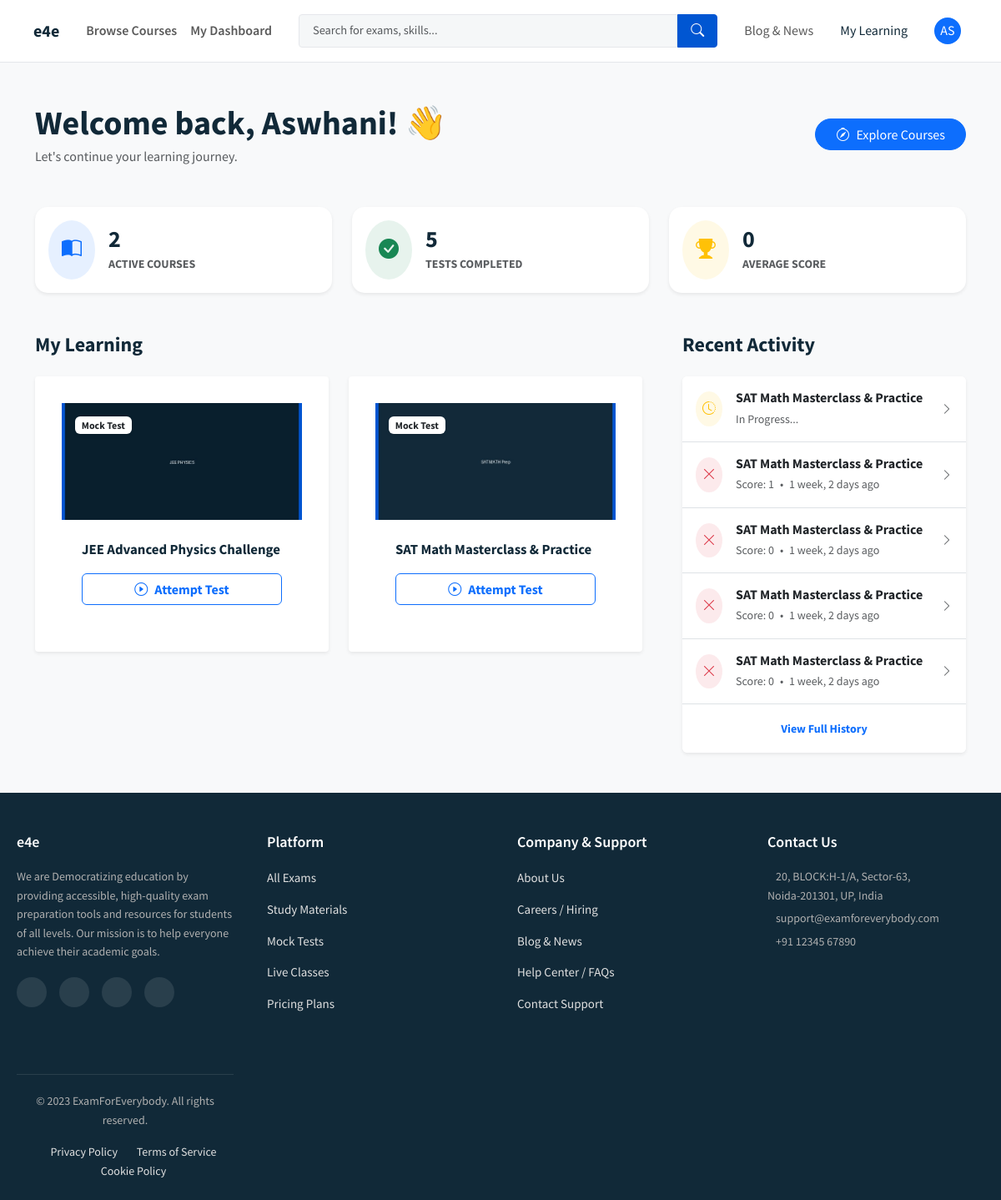
Page / (signed in) on the earlier database version.
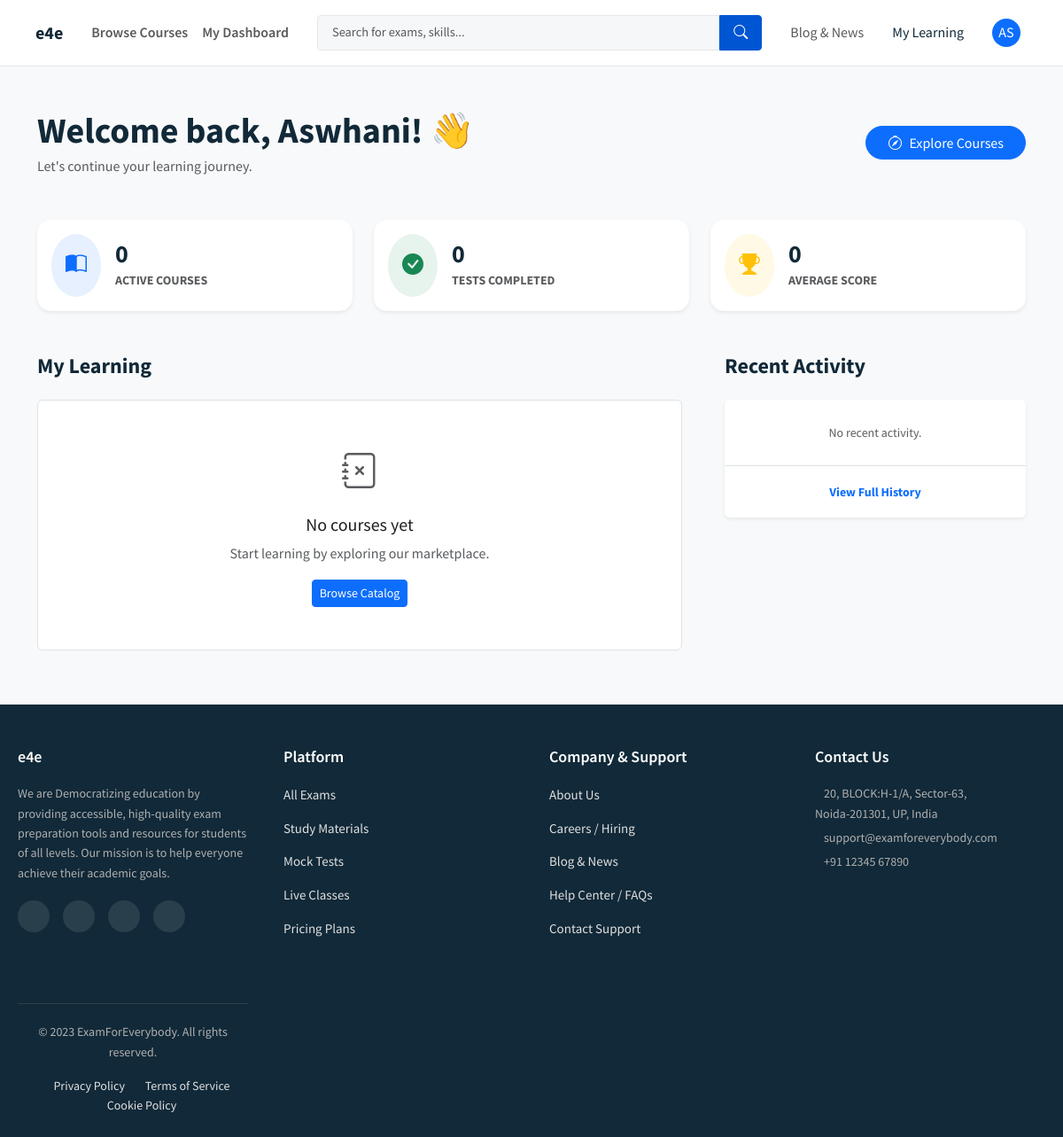
Same page on the later database version.
### enrollments/models.py (models this page shows, shortened)
class UserEnrollment(TimeStampedModel):
    user = models.ForeignKey(settings.AUTH_USER_MODEL, on_delete=models.CASCADE, related_name='enrollments')
    item = models.ForeignKey(MarketplaceItem, on_delete=models.CASCADE, related_name='enrollments')
    source_order = models.ForeignKey(Order, on_delete=models.SET_NULL, null=True, blank=True)
    is_active = models.BooleanField(default=True)
    class Meta:
        unique_together = ('user', 'item')

### marketplace/models.py (models this page shows, shortened)
class MarketplaceItem(TimeStampedModel):
    class ItemType(models.TextChoices):
        MOCK_TEST = 'MOCK_TEST', _('Mock Test')
        WORKSHOP = 'WORKSHOP', _('Workshop')
        VIDEO_COURSE = 'VIDEO_COURSE', _('Video Course')
        NOTE = 'NOTE', _('Note')
    title = models.CharField(_("Title"), max_length=255)
    description = models.TextField(_("Description"), blank=True)
    slug = models.SlugField(unique=True, max_length=255, help_text=_("URL friendly name"))
    item_type = models.CharField(max_length=20, choices=ItemType.choices)
    price = models.DecimalField(max_digits=10, decimal_places=2, default=0.00)
    thumbnail_image = models.ImageField(upload_to='thumbnails/items/', blank=True, null=True)
    categories = models.ManyToManyField(Category, related_name='items', blank=True)
    is_active = models.BooleanField(default=False, help_text=_("Is this item listed for sale?"))

### mocktests/models.py (models this page shows, shortened)
class UserTestAttempt(TimeStampedModel):
    class Status(models.TextChoices):
        IN_PROGRESS = 'IN_PROGRESS', _('In Progress')
        SUBMITTED = 'SUBMITTED', _('Submitted')
    user = models.ForeignKey(settings.AUTH_USER_MODEL, on_delete=models.CASCADE, related_name='test_attempts')
    test = models.ForeignKey(MockTestAttributes, on_delete=models.CASCADE, related_name='attempts')
    status = models.CharField(max_length=20, choices=Status.choices, default=Status.IN_PROGRESS)
    score = models.DecimalField(max_digits=6, decimal_places=2, null=True, blank=True)
    is_passed = models.BooleanField(default=False)
    started_at = models.DateTimeField(auto_now_add=True)
    completed_at = models.DateTimeField(null=True, blank=True)

class MockTestAttributes(TimeStampedModel):
    EXAM_TYPES=[
        ('GENERAL', 'General Mock Test'),
        ('SAT', 'Digital SAT (Adaptive)'),
        ('IELTS', 'IELTS Academic/General'),
        ('JEE_MAINS', 'JEE Mains'),
        ('JEE_ADVANCED', 'JEE Advanced'),
    ]
    exam_type = models.CharField(max_length=20, choices=EXAM_TYPES, default='GENERAL')
    item = models.OneToOneField(MarketplaceItem, on_delete=models.CASCADE, primary_key=True, related_name='mock_test_details')
    level = models.CharField(max_length=50, choices=[('BEGINNER', 'Beginner'), ('INTERMEDIATE', 'Intermediate'), ('ADVANCED', 'Advanced')], default='BEGINNER')
    duration_minutes = models.PositiveIntegerField(help_text=_("Total time allowed in minutes"))
    pass_percentage = models.PositiveIntegerField(default=50, help_text=_("Minimum % to pass"))
    has_negative_marking = models.BooleanField(default=False)
    negative_marking_percentage = models.DecimalField(max_digits=5, decimal_places=2, default=0.00, help_text=_("e.g. 0.25 for 25% deduction"))
    instructions = models.TextField(
        _("Instructions"),
        blank=True,
        help_text=_("Specific rules for this exam (e.g., Marking scheme, allowed items)."),
        default="""<ol>
        <li>Total duration of this examination is defined in the timer.</li>
        <li>The clock will be set at the server. The countdown timer in the top right corner of screen will display the remaining time available for you to complete the examination.</li>
        <li>The question palette displayed on the right side of screen will show the status of each question.</li>
        <li>You can mark a question for review to revisit it later.</li>
        <li><strong>Marking Scheme:</strong> Correct Answer: +1, Incorrect Answer: 0.</li>
        </ol>"""
            )
    ranking_weight = models.DecimalField(max_digits=4, decimal_places=2, default=1.0, help_text=_("Multiplier for the global ranking (e.g., 1.5 for final exams)"))

### core/views.py (the view)
# urls.py: path('', views.home, name='home'),            # Smart Switch
def home(request):
    if request.user.is_authenticated:
        return dashboard_view(request)
    else:
        return explore(request)

### core/context_processors.py (called while the page is built)
def global_categories(request):
    return {
        'PAYMENTS_ACTIVE': settings.PAYMENTS_ACTIVE,
        'navbar_categories': Category.objects.filter(parent_category__isnull=True).prefetch_related('children')
    }

### core/views.py (called while the page is built)
@login_required
def dashboard_view(request):
    user = request.user
    my_enrollments = UserEnrollment.objects.filter(
        user=user, is_active=True
    ).select_related('item').order_by('-created')[:6]
    recent_attempts = UserTestAttempt.objects.filter(
        user=user
    ).select_related('test__item').order_by('-modified')[:5]
    stats = {
        'enrolled_count': my_enrollments.count(),
        'tests_taken': UserTestAttempt.objects.filter(user=user, status='SUBMITTED').count(),
        'avg_score': UserTestAttempt.objects.filter(user=user, status='SUBMITTED').aggregate(Avg('score'))['score__avg'] or 0
    }
    context = {
        'enrollments': my_enrollments,
        'recent_attempts': recent_attempts,
        'stats': stats,
    }
    return render(request, 'core/dashboard.html', context)

### templates/core/dashboard.html (shortened to what the changed rows need)
{% extends 'base.html' %}
{% load static %}
{% block content %}
<div class="bg-light py-5" style="min-height: 90vh;">
    <div class="container">
        <div class="d-flex justify-content-between align-items-center mb-5">
    <div>
        <h1 class="fw-bold mb-1">Welcome back, {{ user.first_name|default:"Student" }}! 👋</h1>
    </div>
</div>
        <div class="row g-4 mb-5">
            <div class="col-md-4">
                <div class="card border-0 shadow-sm h-100 p-3" style="border-radius: 15px;">
                    <div class="d-flex align-items-center">
                        <div>
                            <h3 class="fw-bold mb-0">{{ stats.enrolled_count }}</h3>
                            <small class="text-muted text-uppercase fw-bold">Active Courses</small>
                        </div>
                    </div>
                </div>
            </div>
            <div class="col-md-4">
                <div class="card border-0 shadow-sm h-100 p-3" style="border-radius: 15px;">
                    <div class="d-flex align-items-center">
                        <div>
                            <h3 class="fw-bold mb-0">{{ stats.tests_taken }}</h3>
                            <small class="text-muted text-uppercase fw-bold">Tests Completed</small>
                        </div>
                    </div>
                </div>
            </div>
        </div>
        <div class="row g-5">
            <div class="col-lg-8">
                <div class="row g-4">
                    {% for enrollment in enrollments %}
                    <div class="col-md-6">
                        <div class="card h-100 border-0 shadow-sm hero-card-floating overflow-hidden">
                            <div class="position-relative" style="height: 140px; overflow: hidden;">
                                {% if enrollment.item.thumbnail_image %}
                                    <img src="{{ enrollment.item.thumbnail_image.url }}" class="w-100 h-100 object-fit-cover">
                                {% else %}
                                    <div class="bg-secondary w-100 h-100 d-flex align-items-center justify-content-center text-white">
                                        <i class="bi bi-image fs-1"></i>
                                    </div>
                                {% endif %}
                                <span class="badge bg-white text-dark position-absolute top-0 start-0 m-3 shadow-sm">
                                    {{ enrollment.item.get_item_type_display }}
                                </span>
                            </div>
                            <div class="card-body d-flex flex-column p-4">
                                <h5 class="card-title fw-bold mb-3 text-truncate">{{ enrollment.item.title }}</h5>
                                <div class="mt-auto">
                                    {% if enrollment.item.item_type == 'MOCK_TEST' %}
                                        <a href="{% url 'start_test' enrollment.item.slug %}" class="btn btn-outline-primary w-100 fw-bold">
                                            <i class="bi bi-play-circle me-2"></i>Attempt Test
                                        </a>
                                    {% else %}
                                        <a href="#" class="btn btn-outline-dark w-100 fw-bold">
                                            <i class="bi bi-journal-text me-2"></i>Resume
                                        </a>
                                    {% endif %}
                                </div>
                            </div>
                        </div>
                    </div>
                    {% empty %}
                    <div class="col-12">
                        <div class="text-center py-5 bg-white rounded border border-dashed">
                            <div class="mb-3 text-muted fs-1"><i class="bi bi-journal-x"></i></div>
                            <h5>No courses yet</h5>
                            <p class="text-muted">Start learning by exploring our marketplace.</p>
                            <a href="#" class="btn btn-primary btn-sm">Browse Catalog</a>
                        </div>
                    </div>
                    {% endfor %}
                </div>
            </div>
            <div class="col-lg-4">
                <div class="card border-0 shadow-sm p-0 overflow-hidden">
                    <div class="list-group list-group-flush">
                        {% for attempt in recent_attempts %}
                        <a href="{% url 'test_result' attempt.id %}" class="list-group-item list-group-item-action p-3 d-flex align-items-center">
                            <div class="me-3">
                                {% if attempt.status == 'IN_PROGRESS' %}
                                    <div class="bg-warning bg-opacity-10 text-warning rounded-circle p-2">
                                        <i class="bi bi-clock-history"></i>
                                    </div>
                                {% elif attempt.is_passed %}
                                    <div class="bg-success bg-opacity-10 text-success rounded-circle p-2">
                                        <i class="bi bi-trophy-fill"></i>
                                    </div>
                                {% else %}
                                    <div class="bg-danger bg-opacity-10 text-danger rounded-circle p-2">
                                        <i class="bi bi-x-lg"></i>
                                    </div>
                                {% endif %}
                            </div>
                            <div class="flex-grow-1" style="min-width: 0;">
                                <h6 class="mb-1 text-truncate fw-bold">{{ attempt.test.item.title }}</h6>
                                <small class="text-muted d-block">
                                    {% if attempt.status == 'IN_PROGRESS' %}
                                        In Progress...
                                    {% else %}
                                        Score: {{ attempt.score|floatformat:0 }}
                                        <span class="mx-1">•</span>
                                        {{ attempt.modified|timesince }} ago
                                    {% endif %}
                                </small>
                            </div>
                            <div><i class="bi bi-chevron-right text-muted small"></i></div>
                        </a>
                        {% empty %}
                        <div class="p-4 text-center text-muted">
                            <small>No recent activity.</small>
                        </div>
                        {% endfor %}
                    </div>
                </div>
            </div>
        </div>
    </div>
</div>
{% endblock %}

Differences in the rows shown:
removed UserEnrollment: item.thumbnail_image (picture), item.item_type "Mock Test", item "JEE Advanced Physics Challenge", shows "Attempt Test"
removed UserEnrollment: item.thumbnail_image (picture), item.item_type "Mock Test", item "SAT Math Masterclass & Practice", shows "Attempt Test"
removed UserTestAttempt: status "IN_PROGRESS" (drawn), test.item "SAT Math Masterclass & Practice"
removed UserTestAttempt: status "SUBMITTED" (drawn), test.item "SAT Math Masterclass & Practice", score "1", modified "1 week, 2 days"
removed UserTestAttempt: status "SUBMITTED" (drawn), test.item "SAT Math Masterclass & Practice", score "0", modified "1 week, 2 days"
removed UserTestAttempt: status "SUBMITTED" (drawn), test.item "SAT Math Masterclass & Practice", score "0", modified "1 week, 2 days"
removed UserTestAttempt: status "SUBMITTED" (drawn), test.item "SAT Math Masterclass & Practice", score "0", modified "1 week, 2 days"
Other differences:
{{ stats.enrolled_count }}: "2" → "0"
{{ stats.tests_taken }}: "5" → "0"
text now shown: "No courses yet Start learning by exploring our marketplace. Browse Catalog No recent activity."
